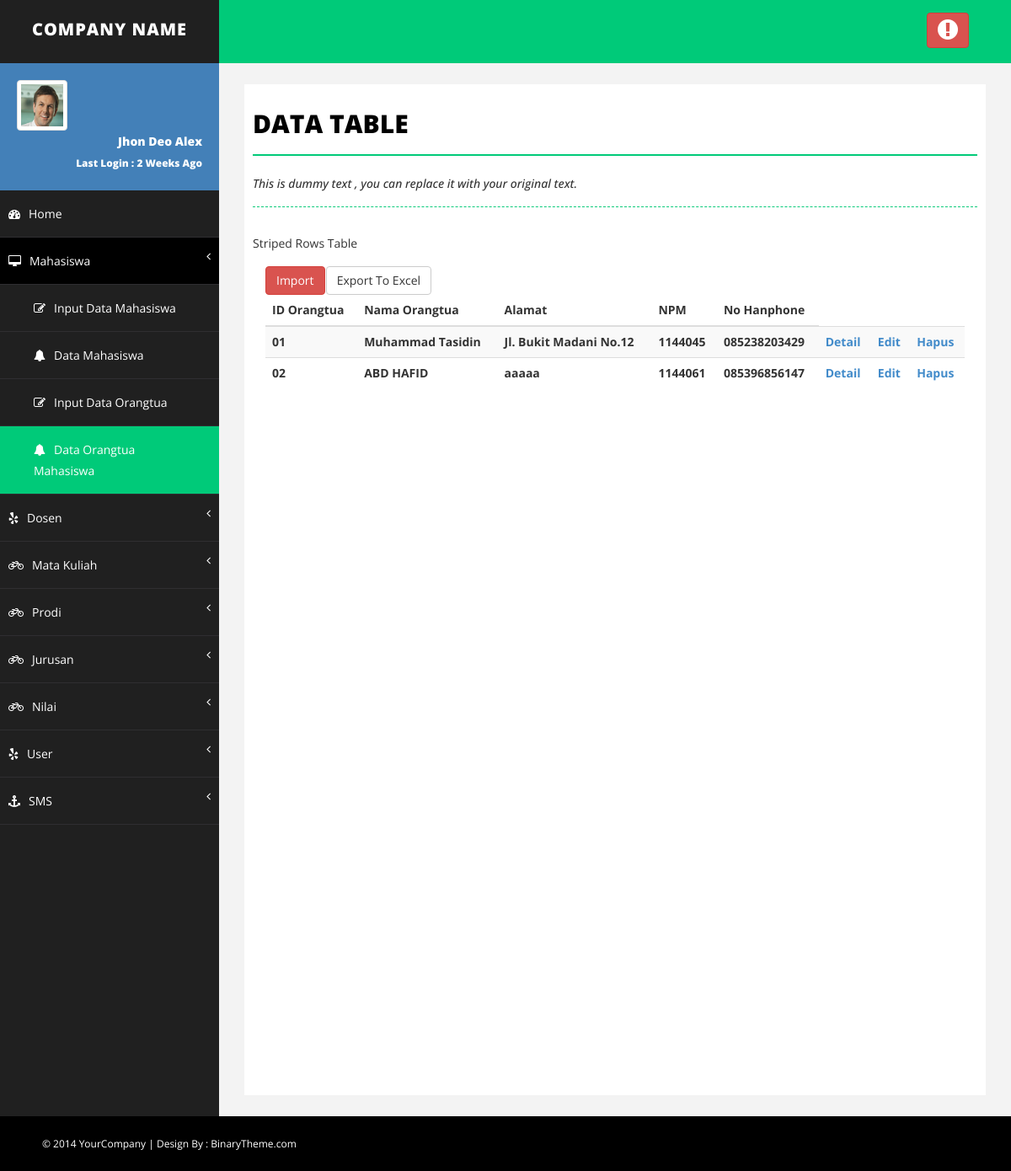
/show_data_ortu.php (signed in), run on the app's committed database.
### tables this page shows
CREATE TABLE IF NOT EXISTS `t_orangtua_mhs` (
  `id_orangtua` varchar(10) NOT NULL,
  `nama_orangtua` varchar(25) NOT NULL,
  `alamat_orangtua` varchar(50) NOT NULL,
  `npm` varchar(10) NOT NULL,
  `no_hp` varchar(15) NOT NULL,
  PRIMARY KEY (`id_orangtua`),
  KEY `Fk_Orangtua` (`npm`)
);

### show_data_ortu.php (the view, shortened to what this page needs)
<?php
if($_SESSION['admin']!=""){
?>
<!DOCTYPE html>
<html xmlns="http://www.w3.org/1999/xhtml">
<head>
    <link href="assets/css/bootstrap.css" rel="stylesheet" />
    <link href="assets/css/font-awesome.css" rel="stylesheet" />
    <link href="assets/css/basic.css" rel="stylesheet" />
    <link href="assets/css/custom.css" rel="stylesheet" />
</head>
<body>
    <div id="wrapper">
        <nav class="navbar navbar-default navbar-cls-top " role="navigation" style="margin-bottom: 0">
            <div class="navbar-header">
                <a class="navbar-brand" href="index.html">COMPANY NAME</a>
            </div>
            <div class="header-right">
                <a href="logout.php" class="btn btn-danger" title="Logout"><i class="fa fa-exclamation-circle fa-2x"></i></a>
            </div>
        </nav>
        <nav class="navbar-default navbar-side" role="navigation">
            <div class="sidebar-collapse">
                <ul class="nav" id="main-menu">
                    <li>
                        <div class="user-img-div">
                            <img src="assets/img/user.png" class="img-thumbnail" />
                            <div class="inner-text">
                                Jhon Deo Alex
                            <br />
                                <small>Last Login : 2 Weeks Ago </small>
                            </div>
                        </div>
                    </li>
                    <li>
                        <a href="index.php"><i class="fa fa-dashboard "></i>Home</a>
                    </li>
                    <li>
                        <a href="#"class="active-menu-top"><i class="fa fa-desktop "></i>Mahasiswa <span class="fa arrow"></span></a>
                         <ul class="nav nav-second-level collapse in">
                            <li>
                                <a href="input_data_mhs.php"><i class="fa fa-edit"></i>Input Data Mahasiswa</a>
                            </li>
                            <li>
                                <a href="show_data_mhs.php"><i class="fa fa-bell "></i>Data Mahasiswa</a>
                            </li>
                            <li>
                                <a href="input_data_ortu.php"><i class="fa fa-edit"></i>Input Data Orangtua</a>
                            </li>
                            <li>
                                <a class="active-menu" href="show_data_ortu.php"><i class="fa fa-bell "></i>Data Orangtua Mahasiswa</a>
                            </li>
                        </ul>
                    </li>
                     <li>
                        <a href="#"><i class="fa fa-yelp "></i>Dosen <span class="fa arrow"></span></a>
                    </li>
					<li>
                        <a href="#"><i class="fa fa-bicycle "></i>Mata Kuliah <span class="fa arrow"></span></a>
                    </li>
					<li>
                        <a href="#"><i class="fa fa-bicycle "></i>Prodi<span class="fa arrow"></span></a>
                    </li>
					<li>
                        <a href="#"><i class="fa fa-bicycle "></i>Jurusan <span class="fa arrow"></span></a>
                    </li>
					<li>
                        <a href="#"><i class="fa fa-bicycle "></i>Nilai <span class="fa arrow"></span></a>
                    </li>
					<li>
                    <a href="#"><i class="fa fa-yelp "></i>User <span class="fa arrow"></span></a>
                    </li>
                    <li>
                        <a href="#.php"><i class="fa fa-anchor "></i>SMS<span class="fa arrow"></span></a>
                    </li>
                </ul>
            </div>
        </nav>
        <div id="page-wrapper">
            <div id="page-inner">
                <div class="row">
                    <div class="col-md-12">
                        <h1 class="page-head-line">Data Table</h1>
                        <h1 class="page-subhead-line">This is dummy text , you can replace it with your original text. </h1>
                    </div>
                </div>
                            Striped Rows Table
                            <div class="panel-body">
                            <div class="table-responsive">
							<div class="row">
							<div class="col-md-1">
							<form action="import_data_ortu.php">
							<button type="submit" class="btn btn-danger">Import</button>
							</form>
							</div>
							<div class="col-md-1">
							<form action="export_ortu.php" >
							<button type="submit" class="btn btn-default">Export To Excel</button>
							</form>
							</div>
							</div>
                                <table class="table table-striped">
                                    <thead>
                                        <tr>
                                            <th>ID Orangtua</th>
                                            <th>Nama Orangtua</th>
                                            <th>Alamat</th>
                                            <th>NPM</th>
											<th>No Hanphone</th>
                                        </tr>
                                    </thead>
									<?php
									$tampil=mysql_query("SELECT * FROM t_orangtua_mhs ORDER BY id_orangtua ASC");
									while ($r=mysql_fetch_array($tampil)){
										echo "<tr>
										<th>$r[id_orangtua]</th>
                                        <th>$r[nama_orangtua]</th>
                                        <th>$r[alamat_orangtua]</th>
                                        <th>$r[npm]</th>
										<th>$r[no_hp]</th>
										<th><a href='detail_data_ortu.php?id=$r[id_orangtua]'>Detail</a></th>
										<th><a href='edit_data_ortu.php?id=$r[id_orangtua]'>Edit</a></th>
										<th><a href='delete_data_ortu.php?id=$r[id_orangtua]' onClick=\"return confirm('Apakah Anda Yakin Dihapus $r[nama_orangtua]?');\">Hapus</a></th>
										</tr>";
									}
									?>
                                </table>
                            </div>
                        </div>
            </div>
        </div>
    </div>
    <div id="footer-sec">
        &copy; 2014 YourCompany | Design By : <a href="http://www.binarytheme.com/" target="_blank">BinaryTheme.com</a>
    </div>
</body>
</html>
<?php
	}else{
		header("location: login.php");
	}
?>

### assets/css/basic.css (style rules this page uses)
body { font-family: 'Open Sans', sans-serif; line-height:25px; }
#wrapper { width: 100%; background: #202020; }
#page-wrapper { padding: 15px 15px; min-height: 600px; background: #F3F3F3; }
#page-inner { width: 100%; margin: 10px 20px 10px 0px; background-color: #fff!important; padding: 10px; min-height: 1200px; }
.page-head-line { font-size: 30px; text-transform: uppercase; color: #000; font-weight: 800; padding-bottom: 20px; border-bottom: 2px solid #00CA79; margin-bottom: 10px; }
.page-subhead-line { font-size: 14px; padding-top: 5px; padding-bottom: 20px; font-style:italic; margin-bottom:30px; border-bottom:1px dashed #00CA79; }
.navbar-cls-top .navbar-brand { color: #fff; background: #202020; width: 260px; text-align: center; height: 75px; font-size: 20px; letter-spacing: 1px; font-weight: 900; padding-top: 25px; text-transform:uppercase; }
.header-right { color: #fff; padding: 15px 50px 5px 50px; float: right; font-size: 16px; }
.user-img-div { min-height: 140px; padding: 20px; background-color: #4380B8; }
.user-img-div img { max-height: 60px; }
.user-img-div .inner-text { text-align: right; position: relative; color: #fff; font-weight: 800; line-height: 25px; }
.active-menu { background-color: #00CA79!important; }
.active-menu-top { background-color: #000!important; }
.arrow { float: right; }
.fa.arrow:before { content: "\f104"; }
.nav-second-level li, .nav-third-level li { border-bottom: none !important; }
.nav-second-level li a { padding-left: 37px; }
.sidebar-collapse, .sidebar-collapse .nav { background: none; }
.sidebar-collapse .nav { padding: 0; }
.sidebar-collapse .nav > li > a { color: #fff; background: #202020; text-shadow: none; padding: 15px 40px; border-bottom: 1px solid #2F2E31; }
.sidebar-collapse > .nav > li > a { padding: 15px 10px; }
.nav-second-level > li:last-child > a:after, .nav-third-level > li:last-child > a:after { height: 50%; }
.navbar-side { border: none; background-color: #202020; }
.navbar-cls-top { background: #00CA79; border-bottom: none; }
.navbar-default { border: 0px solid black; }
.navbar-header { background: #000000; }
.nav > li > a > i { margin-right: 10px; }
#footer-sec { background-color:#000; padding:20px 50px; color:#fff; font-size:12px; }
#footer-sec a { color:#fff; }
@media (min-width:768px) { #page-wrapper { margin: 0 0 0 260px; padding: 15px 30px; min-height: 1200px; } }
@media (min-width:768px) { .navbar-side { z-index: 1; position: absolute; width: 260px; } }
@media (min-width:768px) { .navbar { border-radius: 0px; } }

### data on the page
t_orangtua_mhs: id_orangtua "01", nama_orangtua "Muhammad Tasidin", alamat_orangtua "Jl. Bukit Madani No.12", npm "1144045", no_hp "085238203429"
t_orangtua_mhs: id_orangtua "02", nama_orangtua "ABD HAFID", alamat_orangtua "aaaaa", npm "1144061", no_hp "085396856147"
